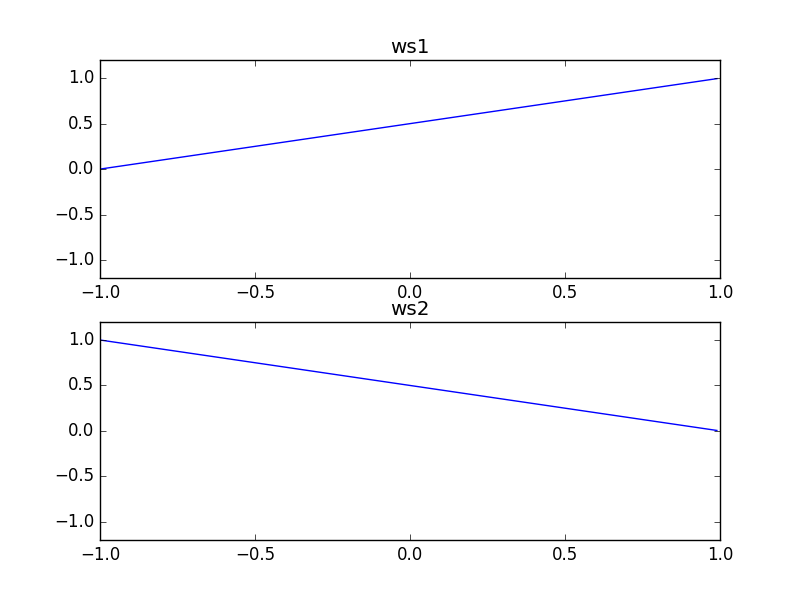

Write the Python code that produced this figure.
import os
import numpy as np
import matplotlib.pyplot as plt

x = np.linspace(-1.0, 1.0, 10000, endpoint=True)

ws1 = (x + 1) * 0.5
ws2 = 1 - ws1

plt.subplot(211)
plt.title("ws1")
plt.xlim(-1, 1)
plt.ylim(-1.2, +1.2)
plt.grid()
plt.plot(x, ws1)

plt.subplot(212)
plt.title("ws2")
plt.xlim(-1, 1)
plt.ylim(-1.2, +1.2)
plt.grid()
plt.plot(x, ws2)

plt.savefig("%s/img/CrossFadeNodeWaveShape.png" % os.path.dirname(__file__))
